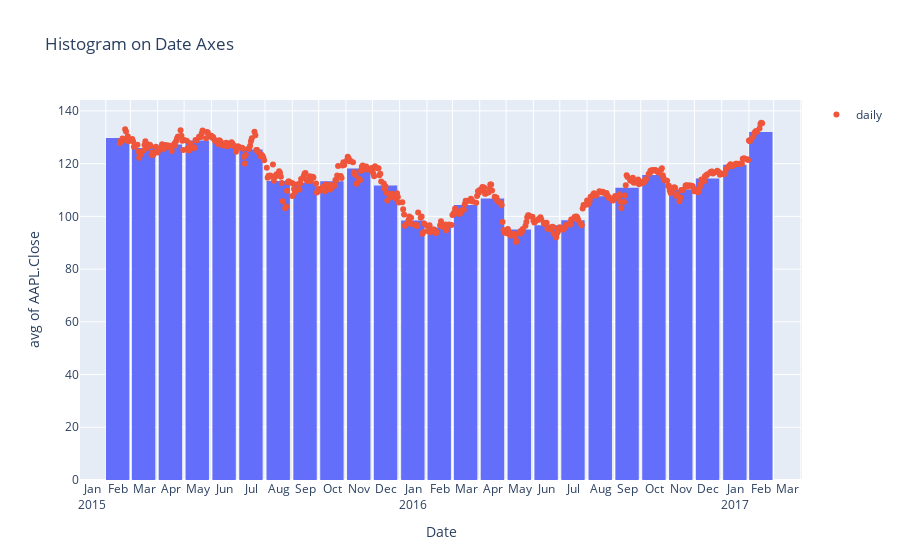

This figure's notebook cell:
### Code cell
import plotly.graph_objects as go

df = pd.read_csv('https://raw.githubusercontent.com/plotly/datasets/master/finance-charts-apple.csv')

fig = px.histogram(df, x="Date", y="AAPL.Close", histfunc="avg", title="Histogram on Date Axes")
fig.update_traces(xbins_size="M1")
fig.update_xaxes(showgrid=True, ticklabelmode="period", dtick="M1", tickformat="%b\n%Y")
fig.update_layout(bargap=0.1)
fig.add_trace(go.Scatter(mode="markers", x=df["Date"], y=df["AAPL.Close"], name="daily"))
fig.show()

### Figure 1 — Plotly figure (JSON) as saved in the notebook; plotly's stock layout.template omitted (floating-point values rounded to 4 significant figures; data arrays with more than 128 entries replaced by an {"elided": "..."} marker saying what was removed)
{"data": [{"alignmentgroup": "True", "bingroup": "x", "histfunc": "avg", "hovertemplate": "Date=%{x}<br>avg of AAPL.Close=%{y}<extra></extra>", "legendgroup": "", "marker": {"color": "#636efa", "pattern": {"shape": ""}}, "name": "", "offsetgroup": "", "orientation": "v", "showlegend": false, "type": "histogram", "x": {"elided": "506 str values"}, "xaxis": "x", "xbins": {"size": "M1"}, "y": {"elided": "506 float values"}, "yaxis": "y"}, {"mode": "markers", "name": "daily", "type": "scatter", "x": {"elided": "506 str values"}, "y": {"elided": "506 float values"}}], "layout": {"bargap": 0.1, "barmode": "relative", "legend": {"tracegroupgap": 0}, "title": {"text": "Histogram on Date Axes"}, "xaxis": {"anchor": "y", "domain": [0, 1], "dtick": "M1", "showgrid": true, "tickformat": "%b\n%Y", "ticklabelmode": "period", "title": {"text": "Date"}}, "yaxis": {"anchor": "x", "domain": [0, 1], "title": {"text": "avg of AAPL.Close"}}}}
